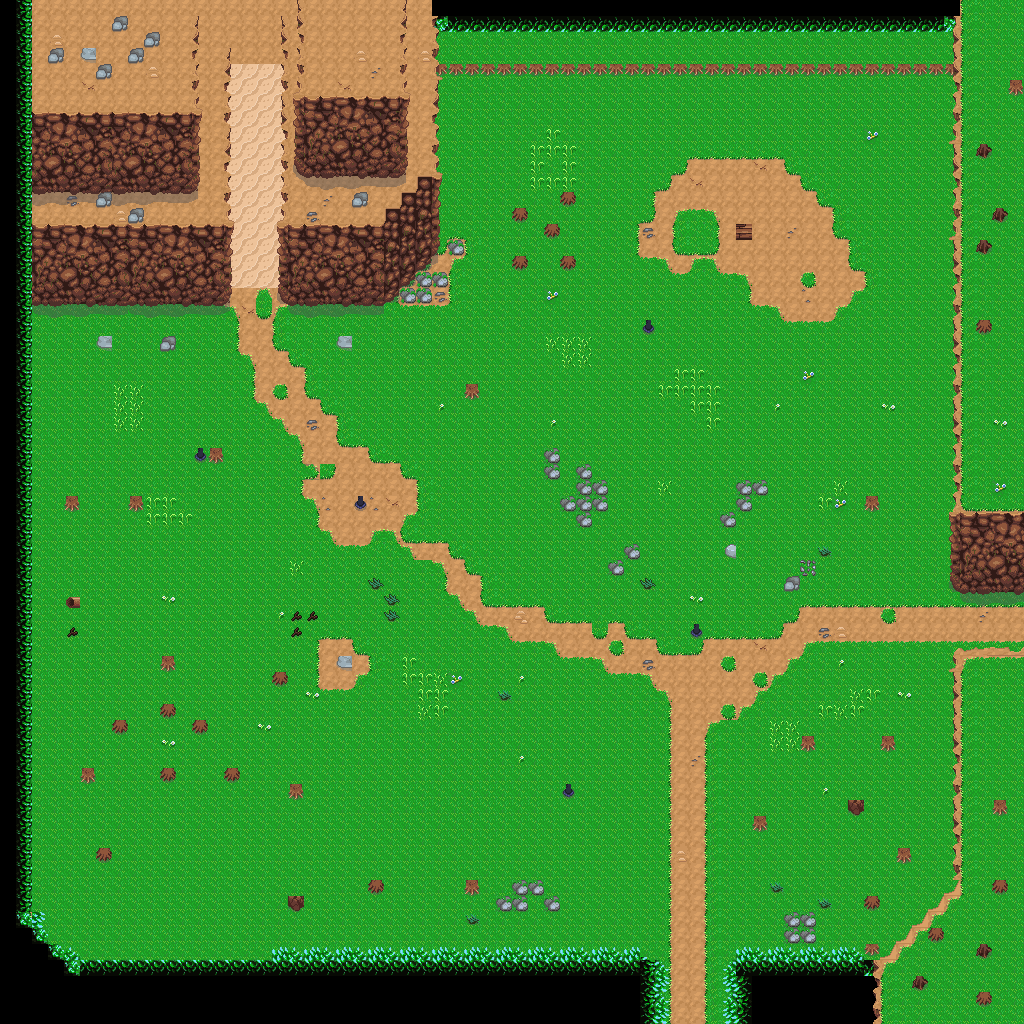

This game map was drawn from its Tiled (.tmx) file and the tilesets committed beside it. A one-line description and the trimmed map source follow:
An orthogonal 64x64 tile map with 16x16 px tiles, 6 tile layers (bedRock, background, midGround, buildings, ...) and 3 objects.

<map version="1.2" tiledversion="1.3.0" orientation="orthogonal" renderorder="right-down" compressionlevel="0" width="64" height="64" tilewidth="16" tileheight="16" infinite="0" nextlayerid="8" nextobjectid="54">
 <tileset firstgid="1" source="MasterSpriteSheet.tsx" />
 <layer id="7" name="bedRock" width="64" height="64">
  <data>[4096 cells, 0 non-empty, 0 distinct tile ids]</data>
 </layer>
 <layer id="1" name="background" width="64" height="64">
  <data>[4096 cells, 3846 non-empty, 9 distinct tile ids]</data>
 </layer>
 <layer id="3" name="midGround" width="64" height="64">
  <data>[4096 cells, 3075 non-empty, 18 distinct tile ids]</data>
 </layer>
 <layer id="2" name="buildings" width="64" height="64">
  <data>[4096 cells, 324 non-empty, 69 distinct tile ids]</data>
 </layer>
 <layer id="4" name="foreGround" width="64" height="64">
  <data>[4096 cells, 139 non-empty, 18 distinct tile ids]</data>
 </layer>
 <layer id="6" name="front" width="64" height="64">
  <data>[4096 cells, 423 non-empty, 34 distinct tile ids]</data>
 </layer>
 <objectgroup id="5" name="Portal">
  <object id="49" x="1013" y="597" width="6" height="39.75">
   <properties>
    <property name="Click" value="false" />
    <property name="SafteyOffSetX" value="-48" />
    <property name="SafteyOffSetY" value="0" />
    <property name="standardFrom" value="HomeStead" />
    <property name="standardTo" value="Town" />
   </properties>
  </object>
  <object id="51" x="640" y="1008" width="112" height="16">
   <properties>
    <property name="Click" value="false" />
    <property name="SafteyOffSetX" value="0" />
    <property name="SafteyOffSetY" value="-32" />
    <property name="standardFrom" value="HomeStead" />
    <property name="standardTo" value="ForestDungeon" />
   </properties>
  </object>
  <object id="53" x="192" y="1" width="112" height="16">
   <properties>
    <property name="Click" value="false" />
    <property name="SafteyOffSetX" value="0" />
    <property name="SafteyOffSetY" value="32" />
    <property name="standardFrom" value="HomeStead" />
    <property name="standardTo" value="DesertDungeon" />
   </properties>
  </object>
 </objectgroup>
</map>
